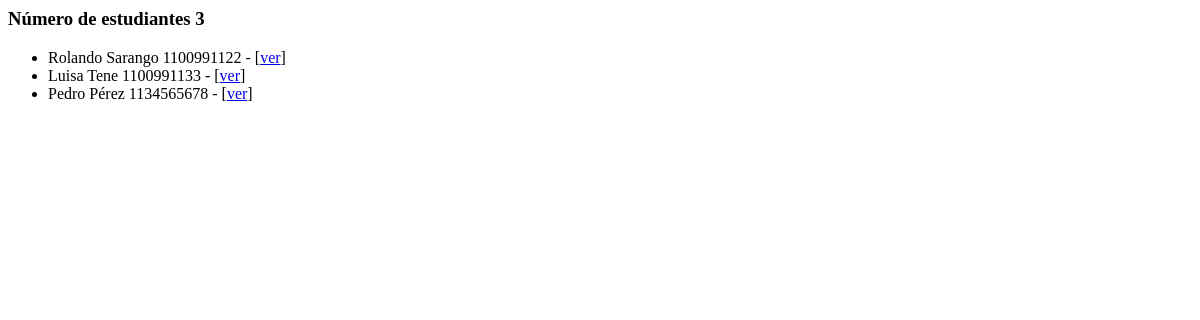
Before: /administrativo/bienvenidos with the older database file.
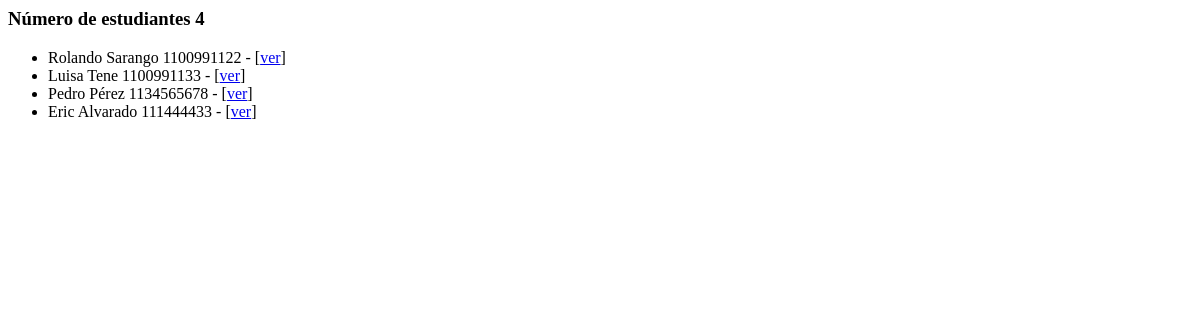
After: the same page with the newer database file.
### administrativo/models.py (models this page shows)
class Estudiante(models.Model):
    nombre = models.CharField(max_length=30)
    apellido = models.CharField(max_length=30)
    cedula = models.CharField(max_length=30, unique=True)
    def __str__(self):
        return "%s %s %s" % (self.nombre,
                self.apellido,
                self.cedula)

### administrativo/views.py (the view)
# urls.py: path('bienvenidos', views.index, name='index'),
def index(request):
    estudiantes = Estudiante.objects.all()
    informacion_template = {'estudiantes': estudiantes, 'numero_estudiantes': len(estudiantes)}
    return render(request, 'index.html', informacion_template)

### administrativo/templates/index.html
<h3>Número de estudiantes {{ numero_estudiantes }}</h3>
<ul>
 {% for e in estudiantes %}
  <li>
    {{ e }} - [<a href="{% url 'obtener_estudiante' e.id %}">ver</a>]
  </li>
{% endfor %}
</ul>

Changed rows visible on the page:
added Estudiante: nombre+apellido+cedula "Eric Alvarado 111444433"
Other visible differences:
{{ numero_estudiantes }}: "3" → "4"
